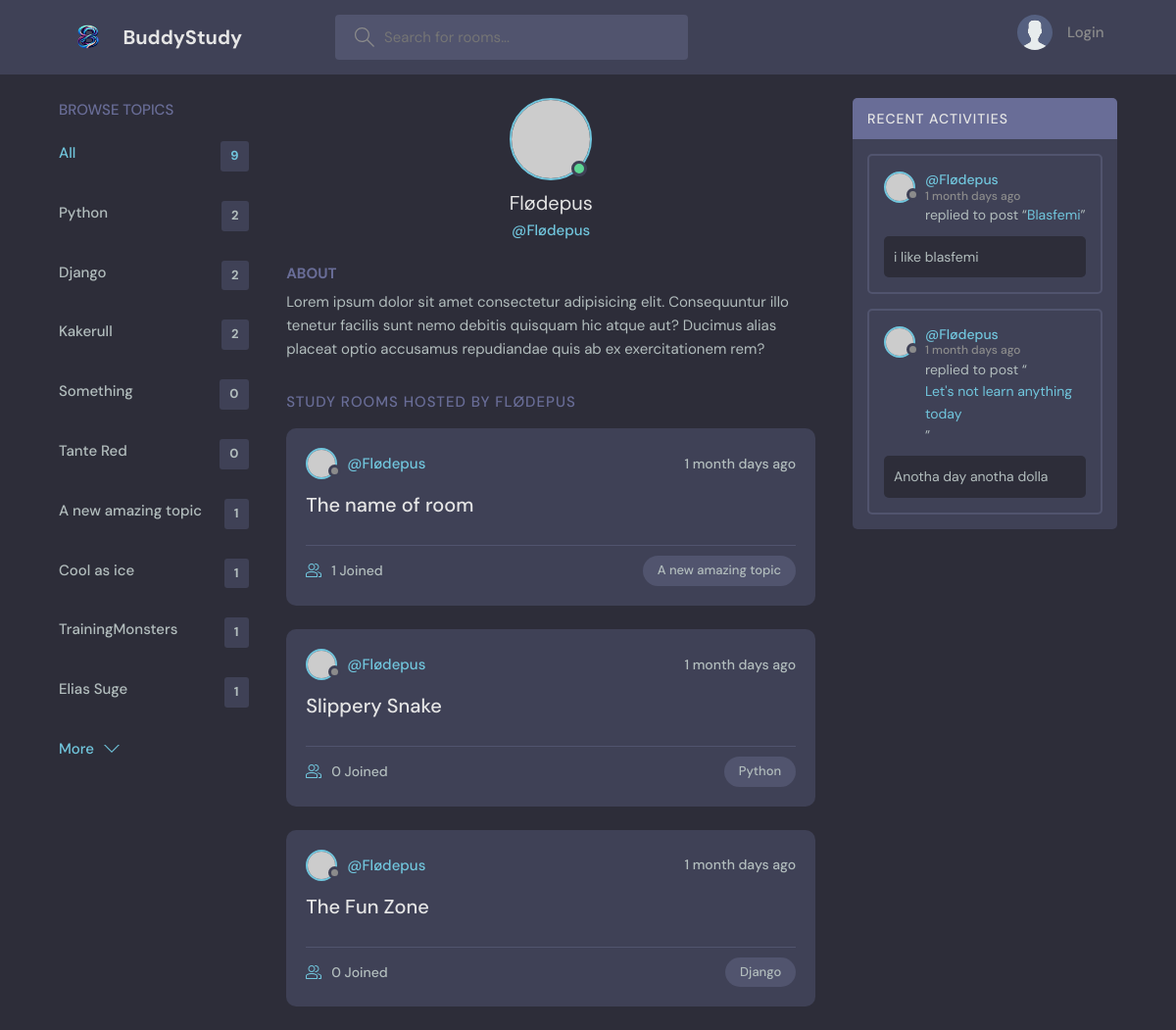
Page /profile/1/ on the committed database.
### base/models.py (models this page shows, shortened)
class Topic(models.Model):
    name = models.CharField(max_length=200)

class Room(models.Model):
    host = models.ForeignKey(User, on_delete=models.SET_NULL, null=True)
    topic = models.ForeignKey(Topic, on_delete=models.SET_NULL, null=True) #If a topic is deleted
    name = models.CharField(max_length=200)
    description = models.TextField(null=True, blank=True) #Allows for data to be blank when creating new data
    participants = models.ManyToManyField(User, related_name='participants', blank=True)
    updated = models.DateTimeField(auto_now=True) #Saves the timestamp when data is saved
    created = models.DateTimeField(auto_now_add=True) #Only take a timestamp when the data is created
    class Meta:
        ordering = ['-updated', '-created']
    def __str__(self):
        return self.name

class Message(models.Model):
    user = models.ForeignKey(User, on_delete=models.CASCADE) #When a user is deleted all the children are deleted
    room = models.ForeignKey(Room, on_delete=models.CASCADE) #When parent(Room) is deleted all the messages in the room is deleted
    body = models.TextField()
    updated = models.DateTimeField(auto_now=True) #Saves the timestamp when data is saved
    created = models.DateTimeField(auto_now_add=True) #Only take a timestamp when the data is created
    class Meta:
        ordering = ['-updated', '-created']

### base/views.py (the view)
# urls.py: path('profile/<str:pk>/', views.userProfile, name='user-profile'),
def userProfile(request, pk):
    user = User.objects.get(id=pk)
    rooms = user.room_set.all() #Gives us all the children of a object by giving the model name: 'room', and '_set'
    room_messages = user.message_set.all()
    topics = Topic.objects.all()
    context = {'user':user, 'rooms': rooms, 'topics':topics, 'room_messages':room_messages}
    return render(request, 'base/profile.html', context)

### base/templates/base/profile.html (shortened to what this page needs)
{% extends 'main.html' %}
{% block content %}
  <main class="profile-page layout layout--3">
    <div class="container">
      {% include 'base/topics_component.html' %}
      <div class="roomList">
        <div class="profile">
          <div class="profile__avatar">
            <div class="avatar avatar--large active">
              <img src="https://randomuser.me/api/portraits/men/11.jpg" />
            </div>
          </div>
          <div class="profile__info">
            <h3>{{user.username}}</h3>
            <p>@{{user.username}}</p>
          </div>
          <div class="profile__about">
            <h3>About</h3>
            <p>
              Lorem ipsum dolor sit amet consectetur adipisicing elit. Consequuntur illo tenetur
              facilis sunt nemo debitis quisquam hic atque aut? Ducimus alias placeat optio
              accusamus repudiandae quis ab ex exercitationem rem?
            </p>
          </div>
        </div>
        <div class="roomList__header">
          <div>
            <h2>Study Rooms Hosted by {{user.username}}</a>
            </h2>
          </div>
        </div>
        {% include 'base/feed_component.html' %}
      </div>
      {% include 'base/activity_component.html' %}
    </div>
  </main>
  {% endblock content %}

### base/templates/base/topics_component.html
<div class="topics">
    <div class="topics__header">
      <h2>Browse Topics</h2>
    </div>
    <ul class="topics__list">
      <li>
        <a href="{% url 'home' %}" class="active">All <span>{{topics.count}}</span></a>
      </li>
      {% for topic in topics %}
      <li>
        <a href="{%url 'home' %}?q={{topic.name}}">{{topic.name}} <span>{{topic.room_set.all.count}}</span></a>
      </li>
      {% endfor %}
    </ul>
    <a class="btn btn--link" href="{% url 'topics' %}">
      More
      <svg version="1.1" xmlns="http://www.w3.org/2000/svg" width="32" height="32" viewBox="0 0 32 32">
        <title>chevron-down</title>
        <path d="M16 21l-13-13h-3l16 16 16-16h-3l-13 13z"></path>
      </svg>
    </a>
  </div>

### base/templates/base/feed_component.html (shortened to what this page needs)
{% for room in rooms %}
<div class="roomListRoom">
    <div class="roomListRoom__header">
      <a href="{% url 'user-profile'  room.host.id%}" class="roomListRoom__author">
        <div class="avatar avatar--small">
          <img src="https://randomuser.me/api/portraits/women/11.jpg" />
        </div>
        <span>@{{room.host.username}}</span>
      </a>
      <div class="roomListRoom__actions">
        <span>{{room.created|timesince}} days ago</span>
      </div>
    </div>
    <div class="roomListRoom__content">
      <a href="{% url 'room' room.id %}">{{room.name}}</a>
    </div>
    <div class="roomListRoom__meta">
      <a href="{% url 'room' room.id %}" class="roomListRoom__joined">
        {{room.participants.all.count}} Joined
      </a>
      <p class="roomListRoom__topic">{{room.topic.name}}</p>
    </div>
  </div>
{% endfor %}

### base/templates/base/activity_component.html (shortened to what this page needs)
<div class="activities">
    <div class="activities__header">
      <h2>Recent Activities</h2>
    </div>
    {% for message in room_messages %}
    <div class="activities__box">
      <div class="activities__boxHeader roomListRoom__header">
        <a href="{% url 'user-profile'  message.user.id %}" class="roomListRoom__author">
          <div class="avatar avatar--small">
            <img src="https://randomuser.me/api/portraits/women/11.jpg" />
          </div>
          <p>
            @{{message.user}}
            <span>{{message.created|timesince}} days ago</span>
          </p>
        </a>
      </div>
      <div class="activities__boxContent">
        <p>replied to post “<a href="{% url 'room' message.room.id %}">{{message.room}}</a>”</p>
        <div class="activities__boxRoomContent">
          {{message.body}}
        </div>
      </div>
    </div>
    {% endfor %}
  </div>

### rows in the picture
Topic: name "Python", room_set.all.count "2"
Topic: name "Django", room_set.all.count "2"
Topic: name "Kakerull", room_set.all.count "2"
Topic: name "Something", room_set.all.count "0"
Topic: name "Tante Red", room_set.all.count "0"
Topic: name "A new amazing topic", room_set.all.count "1"
Topic: name "Cool as ice", room_set.all.count "1"
Topic: name "TrainingMonsters", room_set.all.count "1"
Topic: name "Elias Suge", room_set.all.count "1"
Room: host.username "Flødepus", created "1 month", name "The name of room", participants.all.count "1", topic.name "A new amazing topic"
Room: host.username "Flødepus", created "1 month", name "Slippery Snake", participants.all.count "0", topic.name "Python"
Room: host.username "Flødepus", created "1 month", name "The Fun Zone", participants.all.count "0", topic.name "Django"
Message: user "Flødepus", created "1 month", room "Blasfemi", body "i like blasfemi"
Message: user "Flødepus", created "1 month", room "Let's not learn anything today", body "Anotha day anotha dolla"

### other values in the picture
{{ topics.count }} "9"
{{ user.username }} "Flødepus"
{{ user.username }} "FLØDEPUS"
